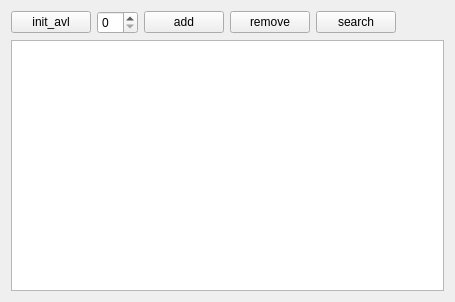
<?xml version="1.0" encoding="UTF-8"?>
<ui version="4.0">
 <class>AvlWidget</class>
 <widget class="QWidget" name="AvlWidget">
  <property name="geometry">
   <rect>
    <x>0</x>
    <y>0</y>
    <width>455</width>
    <height>302</height>
   </rect>
  </property>
  <property name="windowTitle">
   <string>Form</string>
  </property>
  <layout class="QGridLayout" name="gridLayout_2">
   <item row="0" column="0">
    <layout class="QGridLayout" name="gridLayout">
     <item row="0" column="0">
      <layout class="QHBoxLayout" name="horizontalLayout">
       <item>
        <widget class="QPushButton" name="initBtn">
         <property name="text">
          <string>init_avl</string>
         </property>
        </widget>
       </item>
       <item>
        <widget class="QSpinBox" name="inputKey"/>
       </item>
       <item>
        <widget class="QPushButton" name="addBtn">
         <property name="text">
          <string>add</string>
         </property>
        </widget>
       </item>
       <item>
        <widget class="QPushButton" name="delBtn">
         <property name="text">
          <string>remove</string>
         </property>
        </widget>
       </item>
       <item>
        <widget class="QPushButton" name="searchBtn">
         <property name="text">
          <string>search</string>
         </property>
        </widget>
       </item>
       <item>
        <spacer name="horizontalSpacer">
         <property name="orientation">
          <enum>Qt::Horizontal</enum>
         </property>
         <property name="sizeHint" stdset="0">
          <size>
           <width>40</width>
           <height>20</height>
          </size>
         </property>
        </spacer>
       </item>
      </layout>
     </item>
     <item row="1" column="0">
      <widget class="QGraphicsView" name="graphicsView"/>
     </item>
    </layout>
   </item>
  </layout>
 </widget>
 <resources/>
 <connections/>
</ui>
